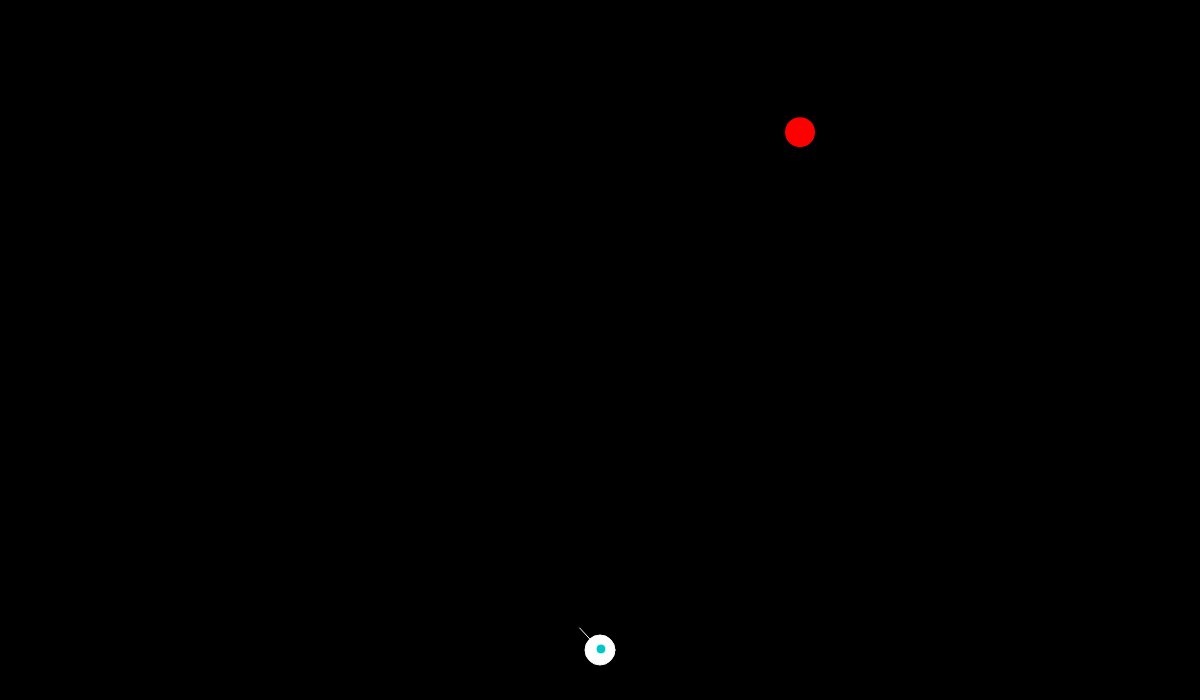
Frame 1 (no input)
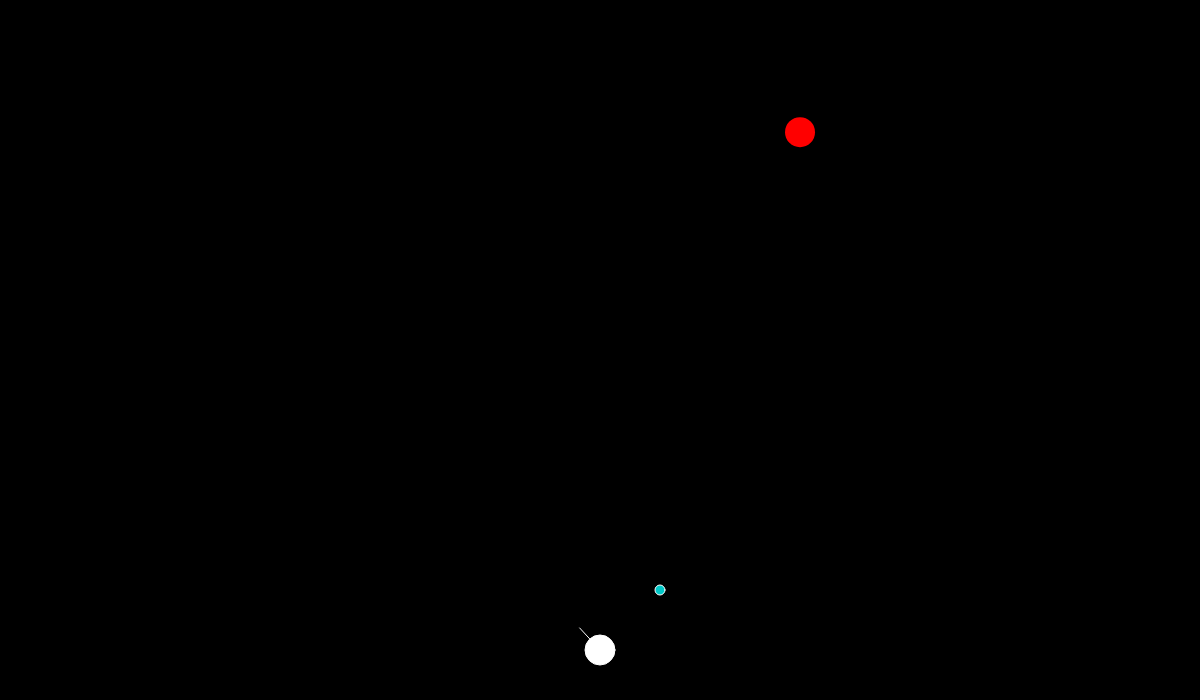
Frame 60 (no input)
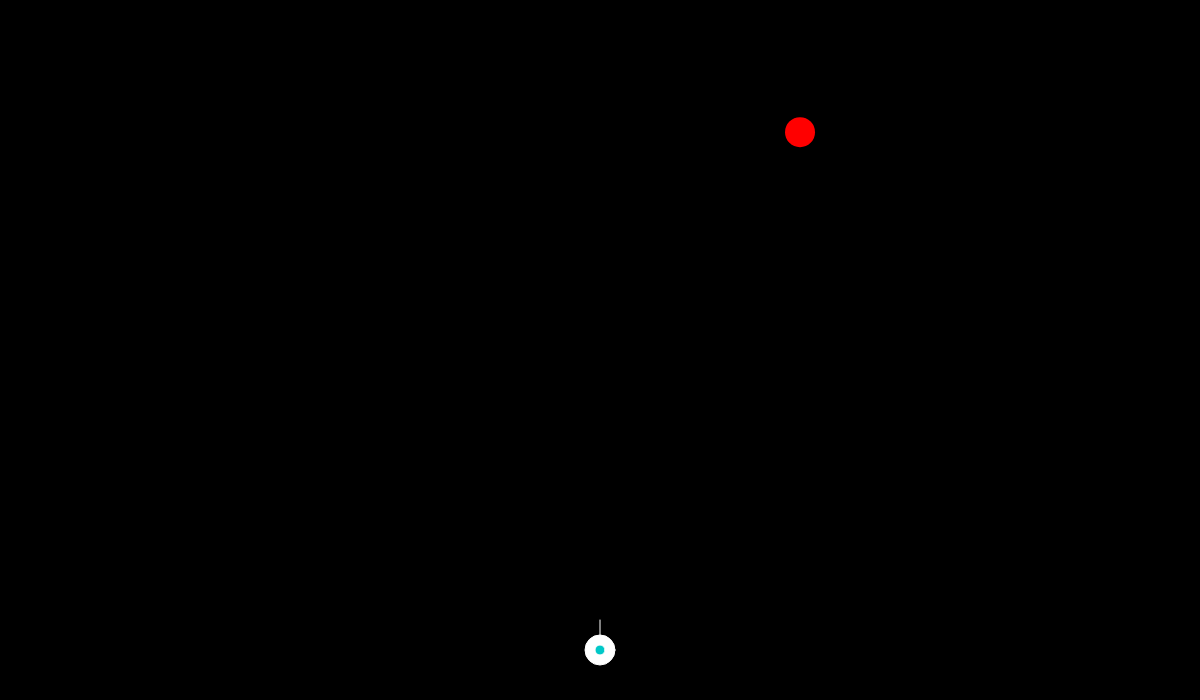
Frame 120 (the mouse pressed at the canvas centre since frame 60)

The p5.js sketch that drew these frames (run headless with seeded random() and noise() and a simulated clock; from frame 60 on, the mouse is pressed at the canvas centre):

// p5.js sketch
// ── sketch.js
// 最終課題を制作しよう

let x = 600;
let y = 650;

let bx = 600;
let by = 650;
let bdx = 1;
let bdy = -1;

let e = 0;
let f = 0;

let c1 = 255;
let c2 = 0;
let c3 = 0;


function setup(){
  createCanvas(1200, 700);
  e = random(50, 1100);
  f = random(10, 600);


}

function draw(){
  background(0,0,0);

  let rad = atan2(mouseY - y, mouseX - x);
  let a = x + 30 * cos(rad);
  let b = y + 30 * sin(rad);

  stroke(255);
  line(a, b, x, y,);
  fill(255);
  ellipse(x, y, 30);

  bx = bx + bdx;
  by = by + bdy;
  fill(0, 200, 200);
  ellipse(bx, by, 10);

  fill(c1, c2, c3);
  noStroke();
  ellipse(e, f, 30);

  if ((bx-e)*(bx-e)+(by-f)*(by-f) < 400){
    c1 = 0;
  
  }

  if(bx < 0 || bx > 1200){ bdx = -1 * bdx;}
  if(by < 0 || by > 700){ bdy= -1 * bdy;}
  
}

function mousePressed(){
 bx = x;
 by = y;
 let rad =atan2(mouseY - y, mouseX - x);
 bdx = 50 * cos(rad);
 bdy = 50 * sin(rad);

 }
